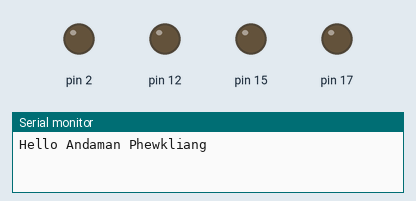
A sketch run on a simulated Arduino Uno, built with avr-gcc and run on an emulated ATmega328P. Parts: output pins drawn as LEDs (lit = HIGH), the last lines printed to the serial monitor.

Above: at 0.03 s.
At 0.18 s:
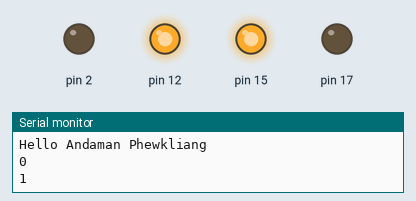
At 0.71 s:
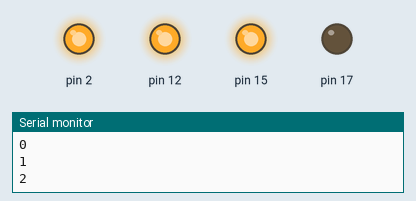
At 1.46 s:
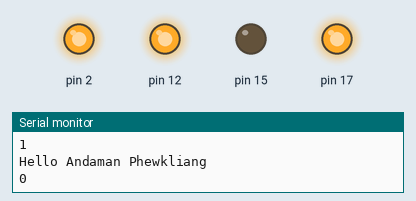
At 2.29 s:
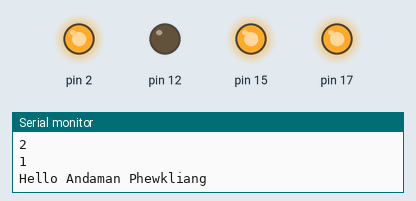
At 2.89 s:
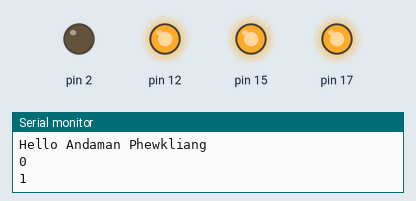
Timing chart, 0 to 3.2 s (numbered marks = the images above):
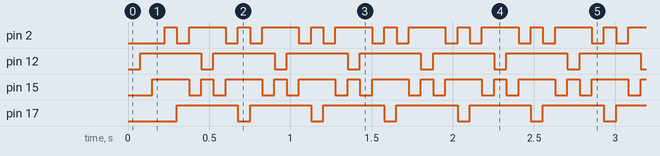

Measured:
- by itself, pin 2: repeats every 0.45 s: LOW 0.08 s, HIGH 0.23 s, LOW 0.08 s, HIGH 0.08 s
- by itself, pin 12, pin 17: alternates HIGH for 0.38 s and LOW for 0.08 s
- by itself, pin 15: repeats every 0.45 s: LOW 0.08 s, HIGH 0.08 s, LOW 0.08 s, HIGH 0.23 s

The sketch:

structure2.ino
```cpp
struct LED {
  String Name;
  int iot = 12;
  int ntp = 15;
  int wifi = 2;
  int bt = 17;
};

struct LED led1;

int LEDS[4] = {led1.iot, led1.ntp, led1.wifi, led1.bt};
int i = 0;

void setup() {
  Serial.begin(9600);
  pinMode(led1.iot, OUTPUT);
  pinMode(led1.ntp, OUTPUT);
  pinMode(led1.wifi, OUTPUT);
  pinMode(led1.bt, OUTPUT);
  led1.Name = "Andaman Phewkliang";

}

void loop() {
  Serial.println("Hello " + led1.Name);
  for (i = 0; i < 3; i++) {
    digitalWrite(LEDS[i], LOW);
    delay(75);
    digitalWrite(LEDS[i], HIGH);
    delay(0.1);
    Serial.println(i);
  }
    for (i = 3; i > 0; i--) {
    digitalWrite(LEDS[i], LOW);
    delay(75);
    digitalWrite(LEDS[i], HIGH);
    delay(0.1);
    Serial.println(i);
  }
}
```
